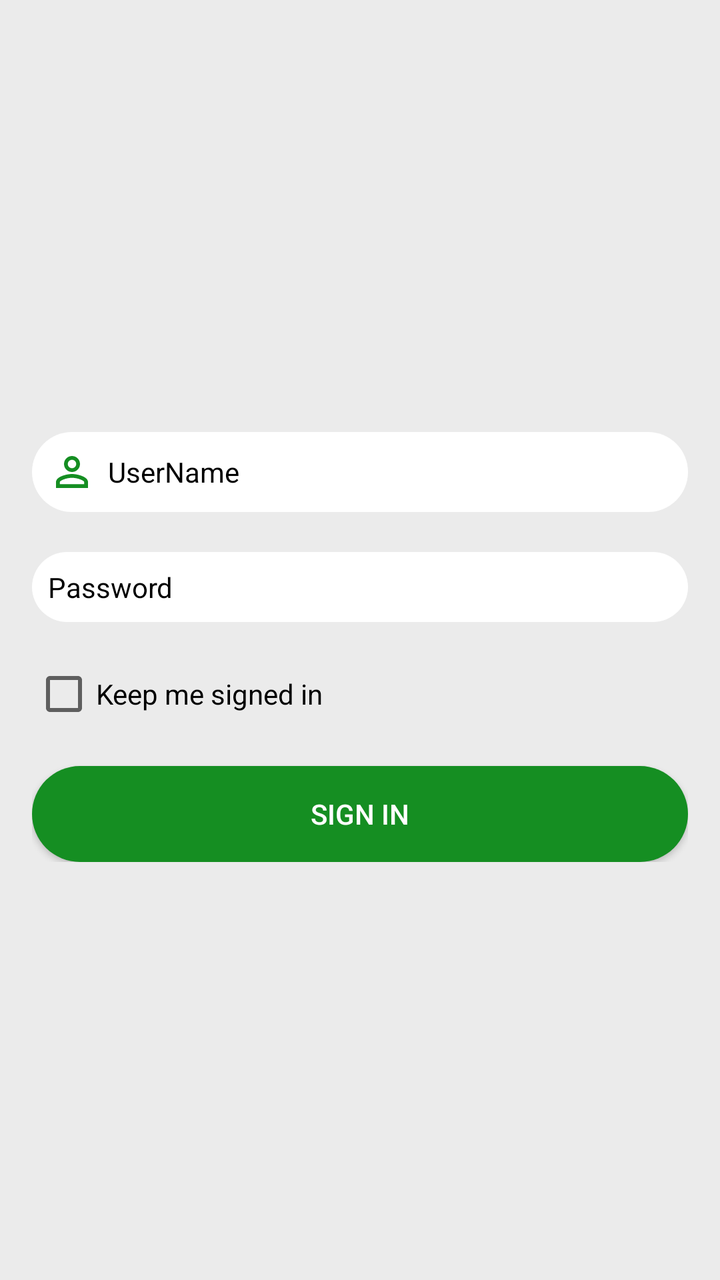
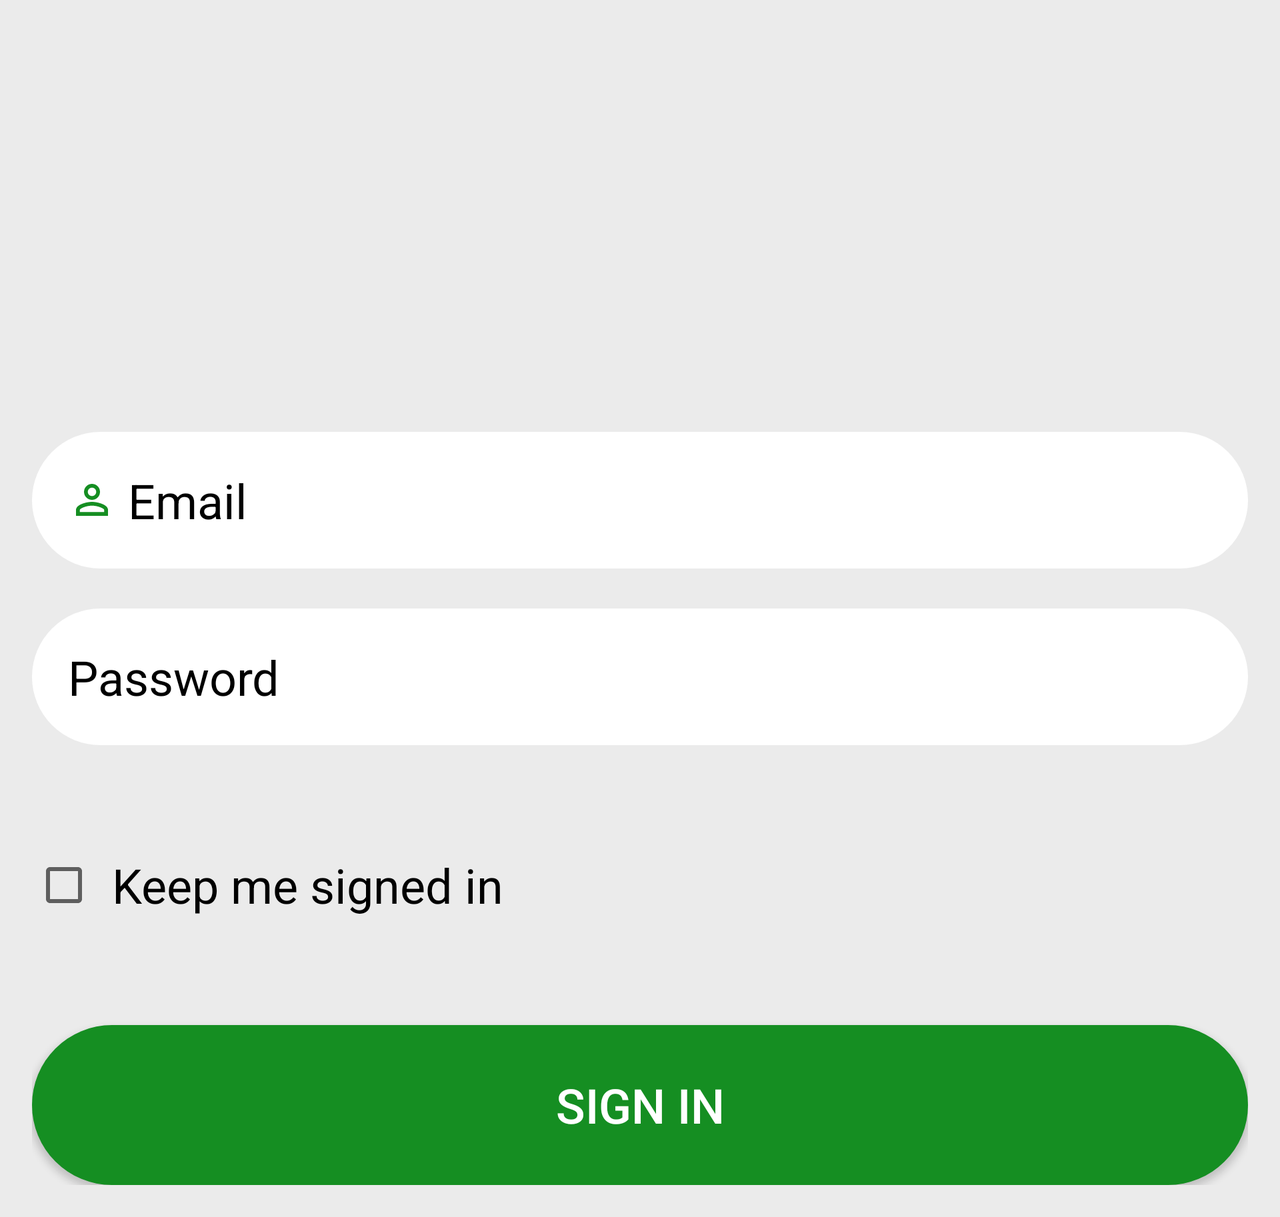

The same Android screen from two of the app's own layout files: first res/layout/ as a phone draws it, then the repository's variant for another configuration, drawn on a device whose configuration selects that folder. Both files follow.
<!-- AndroidManifest.xml: application theme MyAppTheme -->
<!-- res/layout/activity_login.xml -->
<?xml version="1.0" encoding="utf-8"?>
<ScrollView xmlns:android="http://schemas.android.com/apk/res/android"
    xmlns:tools="http://schemas.android.com/tools"
    android:layout_width="match_parent"
    android:layout_height="match_parent"
    android:background="@color/colorPrimary"
    tools:context="com.innovative.foodciti.authentication.LoginActivity">

    <LinearLayout xmlns:android="http://schemas.android.com/apk/res/android"
        xmlns:tools="http://schemas.android.com/tools"
        android:id="@+id/activity_main"
        android:layout_width="match_parent"
        android:layout_height="wrap_content"
        android:orientation="vertical"
        tools:context="com.innovative.foodciti.authentication.LoginActivity">

        <ImageView
            android:layout_width="match_parent"
            android:layout_height="200dp"
            android:contentDescription="@null"
            android:src="@mipmap/foodcity_3" />

        <LinearLayout
            android:layout_width="match_parent"
            android:layout_height="wrap_content"
            android:orientation="vertical"
            android:padding="16dp">

            <EditText
                android:id="@+id/et_username"
                android:layout_width="match_parent"
                android:layout_height="wrap_content"
                android:layout_marginBottom="20dp"
                android:background="@drawable/ed_round"
                android:hint="@string/username"
                android:inputType="textMultiLine"
                android:padding="8dp"
                android:textColor="@color/black"
                android:textColorHint="@color/black"
                android:textSize="14sp"
                android:gravity="center_vertical"
                android:drawableLeft="@drawable/ic_user"
                android:drawablePadding="6dp"/>

            <EditText
                android:id="@+id/et_password"
                android:layout_width="match_parent"
                android:layout_height="wrap_content"
                android:layout_marginBottom="20dp"
                android:background="@drawable/ed_round"
                android:hint="@string/password"
                android:inputType="textMultiLine"
                android:padding="8dp"
                android:textColor="@color/black"
                android:textColorHint="@color/black"
                android:textSize="14sp"
                android:gravity="center_vertical"
                android:drawableLeft="@drawable/ic_password"
                android:drawablePadding="6dp" />

            <CheckBox
                android:layout_width="wrap_content"
                android:layout_height="wrap_content"
                android:layout_marginBottom="20dp"
                android:text="@string/keep_me_signed_in"
                android:textColor="@color/black" />

            <Button
                android:id="@+id/btn_login"
                android:layout_width="match_parent"
                android:layout_height="wrap_content"
                android:background="@drawable/btn_round"
                android:inputType="textMultiLine"
                android:text="@string/sign_in"
                android:textColor="@color/white" />



        </LinearLayout>


    </LinearLayout>
</ScrollView>
<!-- resources referenced by this layout -->
<resources>
  <color name="black">#000000</color>
  <color name="colorPrimary">#EBEBEB</color>
  <color name="white">#ffffff</color>
  <!-- drawable btn_round (drawable) -->
  <?xml version="1.0" encoding="utf-8"?>
  <shape xmlns:android="http://schemas.android.com/apk/res/android"
      android:shape="rectangle">
  
      <solid android:color="#158E22" />
  
  
  
      <corners android:radius="40dp" />
  
  </shape>
  <!-- drawable ed_round (drawable) -->
  <?xml version="1.0" encoding="utf-8"?>
  <shape xmlns:android="http://schemas.android.com/apk/res/android"
      android:shape="rectangle">
  
      <solid android:color="#FFFFFF" />
  
  
  
      <corners android:radius="40dp" />
  
  </shape>
  <!-- drawable ic_user (drawable) -->
  <vector xmlns:android="http://schemas.android.com/apk/res/android"
          android:width="24dp"
          android:height="24dp"
          android:viewportWidth="24.0"
          android:viewportHeight="24.0">
      <path
          android:fillColor="@color/green"
          android:pathData="M12,5.9c1.16,0 2.1,0.94 2.1,2.1s-0.94,2.1 -2.1,2.1S9.9,9.16 9.9,8s0.94,-2.1 2.1,-2.1m0,9c2.97,0 6.1,1.46 6.1,2.1v1.1L5.9,18.1L5.9,17c0,-0.64 3.13,-2.1 6.1,-2.1M12,4C9.79,4 8,5.79 8,8s1.79,4 4,4 4,-1.79 4,-4 -1.79,-4 -4,-4zM12,13c-2.67,0 -8,1.34 -8,4v3h16v-3c0,-2.66 -5.33,-4 -8,-4z"/>
  </vector>
  <string name="keep_me_signed_in">Keep me signed in</string>
  <string name="password">Password</string>
  <string name="sign_in">Sign In</string>
  <string name="username">UserName</string>
  <style name="MyAppTheme" parent="Theme.AppCompat.Light.NoActionBar">
          
          <item name="colorPrimary">@color/orange_light</item>
          <item name="colorPrimaryDark">@color/colorPrimaryDark</item>
      </style>
  <color name="green">#158E22</color>
  <color name="orange_light">#FF6340</color>
  <color name="colorPrimaryDark">#158E22</color>
</resources>
<!-- res/layout-land/activity_login.xml (the repository's variant of the layout above) -->
<!-- drawn on the phone turned sideways -->
<?xml version="1.0" encoding="utf-8"?>
<ScrollView xmlns:android="http://schemas.android.com/apk/res/android"
    xmlns:tools="http://schemas.android.com/tools"
    android:layout_width="match_parent"
    android:layout_height="match_parent"
    android:background="@color/colorPrimary"
    tools:context="com.innovative.foodciti.activities.LoginActivity">

    <RelativeLayout xmlns:android="http://schemas.android.com/apk/res/android"
        xmlns:tools="http://schemas.android.com/tools"
        android:id="@+id/activity_main"
        android:layout_width="match_parent"
        android:layout_height="match_parent"
        android:gravity="center"
        tools:context="com.innovative.foodciti.activities.LoginActivity">

        <ImageView
            android:id="@+id/iv_logo"
            android:layout_width="match_parent"
            android:layout_height="200dp"
            android:contentDescription="@null"
            android:src="@mipmap/foodcity_3" />

        <LinearLayout
            android:layout_width="match_parent"
            android:layout_height="wrap_content"
            android:layout_below="@+id/iv_logo"
            android:layout_centerInParent="true"
            android:orientation="vertical"
            android:padding="16dp">

            <EditText
                android:id="@+id/et_email"
                android:layout_width="match_parent"
                android:layout_height="wrap_content"
                android:layout_marginBottom="20dp"
                android:background="@drawable/ed_round"
                android:drawableLeft="@drawable/ic_user"
                android:drawablePadding="6dp"
                android:gravity="center_vertical"
                android:hint="@string/email"
                android:inputType="textEmailAddress"
                android:padding="18dp"
                android:textColor="@color/black"
                android:textColorHint="@color/black"
                android:textSize="24sp" />

            <EditText
                android:id="@+id/et_password"
                android:layout_width="match_parent"
                android:layout_height="wrap_content"
                android:layout_marginBottom="20dp"
                android:background="@drawable/ed_round"
                android:drawableLeft="@drawable/ic_password"
                android:drawablePadding="6dp"
                android:gravity="center_vertical"
                android:hint="@string/password"
                android:inputType="textPassword"
                android:padding="18dp"
                android:textColor="@color/black"
                android:textColorHint="@color/black"
                android:textSize="24sp" />

            <CheckBox
                android:layout_width="wrap_content"
                android:layout_height="100dp"
                android:layout_marginBottom="20dp"
                android:padding="8dp"
                android:text="@string/keep_me_signed_in"
                android:textColor="@color/black"
                android:textSize="24sp" />

            <Button
                android:id="@+id/btn_login"
                android:layout_width="match_parent"
                android:layout_height="80dp"
                android:background="@drawable/btn_round"
                android:text="@string/sign_in"
                android:textSize="24sp"
                android:textColor="@color/white" />


        </LinearLayout>
    </RelativeLayout>
</ScrollView>
<!-- resources referenced by the variant -->
<!-- as the phone turned sideways resolves them -->
<resources>
  <color name="black">#000000</color>
  <color name="colorPrimary">#EBEBEB</color>
  <color name="white">#ffffff</color>
  <!-- drawable btn_round (drawable) -->
  <?xml version="1.0" encoding="utf-8"?>
  <shape xmlns:android="http://schemas.android.com/apk/res/android"
      android:shape="rectangle">
  
      <solid android:color="#158E22" />
  
  
  
      <corners android:radius="40dp" />
  
  </shape>
  <!-- drawable ed_round (drawable) -->
  <?xml version="1.0" encoding="utf-8"?>
  <shape xmlns:android="http://schemas.android.com/apk/res/android"
      android:shape="rectangle">
  
      <solid android:color="#FFFFFF" />
  
  
  
      <corners android:radius="40dp" />
  
  </shape>
  <!-- drawable ic_user (drawable) -->
  <vector xmlns:android="http://schemas.android.com/apk/res/android"
          android:width="24dp"
          android:height="24dp"
          android:viewportWidth="24.0"
          android:viewportHeight="24.0">
      <path
          android:fillColor="@color/green"
          android:pathData="M12,5.9c1.16,0 2.1,0.94 2.1,2.1s-0.94,2.1 -2.1,2.1S9.9,9.16 9.9,8s0.94,-2.1 2.1,-2.1m0,9c2.97,0 6.1,1.46 6.1,2.1v1.1L5.9,18.1L5.9,17c0,-0.64 3.13,-2.1 6.1,-2.1M12,4C9.79,4 8,5.79 8,8s1.79,4 4,4 4,-1.79 4,-4 -1.79,-4 -4,-4zM12,13c-2.67,0 -8,1.34 -8,4v3h16v-3c0,-2.66 -5.33,-4 -8,-4z"/>
  </vector>
  <string name="email">Email</string>
  <string name="keep_me_signed_in">Keep me signed in</string>
  <string name="password">Password</string>
  <string name="sign_in">Sign In</string>
  <style name="MyAppTheme" parent="Theme.AppCompat.Light.NoActionBar">
          
          <item name="colorPrimary">@color/orange_light</item>
          <item name="colorPrimaryDark">@color/colorPrimaryDark</item>
      </style>
  <color name="green">#158E22</color>
  <color name="orange_light">#FF6340</color>
  <color name="colorPrimaryDark">#158E22</color>
</resources>
